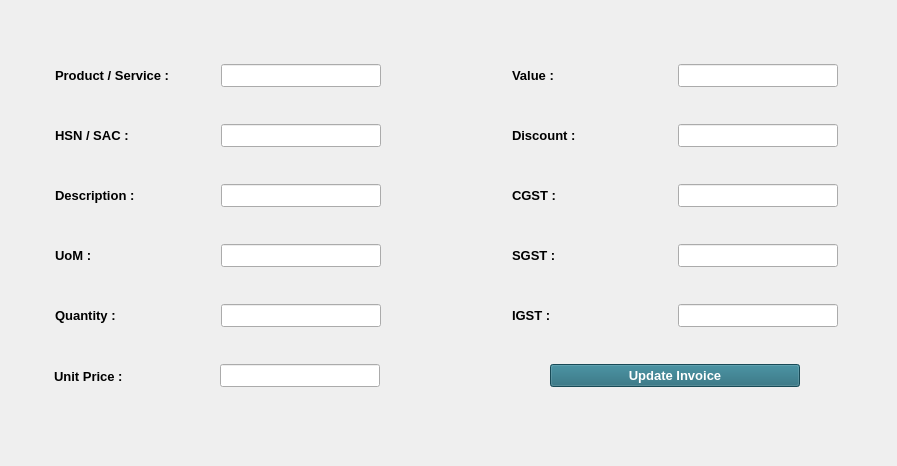
<?xml version="1.0" encoding="UTF-8"?>
<ui version="4.0">
 <class>MainWindow</class>
 <widget class="QMainWindow" name="MainWindow">
  <property name="geometry">
   <rect>
    <x>0</x>
    <y>0</y>
    <width>897</width>
    <height>466</height>
   </rect>
  </property>
  <property name="minimumSize">
   <size>
    <width>897</width>
    <height>466</height>
   </size>
  </property>
  <property name="maximumSize">
   <size>
    <width>897</width>
    <height>466</height>
   </size>
  </property>
  <property name="windowTitle">
   <string>Update Invoice</string>
  </property>
  <widget class="QWidget" name="centralwidget">
   <widget class="QWidget" name="">
    <property name="geometry">
     <rect>
      <x>50</x>
      <y>60</y>
      <width>794</width>
      <height>31</height>
     </rect>
    </property>
    <layout class="QHBoxLayout" name="horizontalLayout_12">
     <item>
      <layout class="QHBoxLayout" name="horizontalLayout">
       <item>
        <widget class="QLabel" name="product_service_lbl">
         <property name="minimumSize">
          <size>
           <width>160</width>
           <height>0</height>
          </size>
         </property>
         <property name="maximumSize">
          <size>
           <width>160</width>
           <height>16777215</height>
          </size>
         </property>
         <property name="font">
          <font>
           <pointsize>10</pointsize>
           <weight>75</weight>
           <bold>true</bold>
          </font>
         </property>
         <property name="text">
          <string>Product / Service :</string>
         </property>
        </widget>
       </item>
       <item>
        <widget class="QLineEdit" name="product_service_le">
         <property name="minimumSize">
          <size>
           <width>160</width>
           <height>0</height>
          </size>
         </property>
         <property name="maximumSize">
          <size>
           <width>160</width>
           <height>16777215</height>
          </size>
         </property>
         <property name="font">
          <font>
           <pointsize>10</pointsize>
          </font>
         </property>
        </widget>
       </item>
      </layout>
     </item>
     <item>
      <spacer name="horizontalSpacer">
       <property name="orientation">
        <enum>Qt::Horizontal</enum>
       </property>
       <property name="sizeType">
        <enum>QSizePolicy::Fixed</enum>
       </property>
       <property name="sizeHint" stdset="0">
        <size>
         <width>120</width>
         <height>20</height>
        </size>
       </property>
      </spacer>
     </item>
     <item>
      <layout class="QHBoxLayout" name="horizontalLayout_6">
       <item>
        <widget class="QLabel" name="value_lbl">
         <property name="minimumSize">
          <size>
           <width>160</width>
           <height>0</height>
          </size>
         </property>
         <property name="maximumSize">
          <size>
           <width>160</width>
           <height>16777215</height>
          </size>
         </property>
         <property name="font">
          <font>
           <pointsize>10</pointsize>
           <weight>75</weight>
           <bold>true</bold>
          </font>
         </property>
         <property name="text">
          <string>Value :</string>
         </property>
        </widget>
       </item>
       <item>
        <widget class="QLineEdit" name="value_le">
         <property name="minimumSize">
          <size>
           <width>160</width>
           <height>0</height>
          </size>
         </property>
         <property name="maximumSize">
          <size>
           <width>160</width>
           <height>16777215</height>
          </size>
         </property>
         <property name="font">
          <font>
           <pointsize>10</pointsize>
          </font>
         </property>
        </widget>
       </item>
      </layout>
     </item>
    </layout>
   </widget>
   <widget class="QWidget" name="">
    <property name="geometry">
     <rect>
      <x>50</x>
      <y>120</y>
      <width>794</width>
      <height>31</height>
     </rect>
    </property>
    <layout class="QHBoxLayout" name="horizontalLayout_13">
     <item>
      <layout class="QHBoxLayout" name="horizontalLayout_2">
       <item>
        <widget class="QLabel" name="hsn_sac_lbl">
         <property name="minimumSize">
          <size>
           <width>160</width>
           <height>0</height>
          </size>
         </property>
         <property name="maximumSize">
          <size>
           <width>160</width>
           <height>16777215</height>
          </size>
         </property>
         <property name="font">
          <font>
           <pointsize>10</pointsize>
           <weight>75</weight>
           <bold>true</bold>
          </font>
         </property>
         <property name="text">
          <string>HSN / SAC :</string>
         </property>
        </widget>
       </item>
       <item>
        <widget class="QLineEdit" name="hsn_sac_le">
         <property name="minimumSize">
          <size>
           <width>160</width>
           <height>0</height>
          </size>
         </property>
         <property name="maximumSize">
          <size>
           <width>160</width>
           <height>16777215</height>
          </size>
         </property>
         <property name="font">
          <font>
           <pointsize>10</pointsize>
          </font>
         </property>
        </widget>
       </item>
      </layout>
     </item>
     <item>
      <spacer name="horizontalSpacer_2">
       <property name="orientation">
        <enum>Qt::Horizontal</enum>
       </property>
       <property name="sizeType">
        <enum>QSizePolicy::Fixed</enum>
       </property>
       <property name="sizeHint" stdset="0">
        <size>
         <width>120</width>
         <height>20</height>
        </size>
       </property>
      </spacer>
     </item>
     <item>
      <layout class="QHBoxLayout" name="horizontalLayout_7">
       <item>
        <widget class="QLabel" name="discount_lbl">
         <property name="minimumSize">
          <size>
           <width>160</width>
           <height>0</height>
          </size>
         </property>
         <property name="maximumSize">
          <size>
           <width>160</width>
           <height>16777215</height>
          </size>
         </property>
         <property name="font">
          <font>
           <pointsize>10</pointsize>
           <weight>75</weight>
           <bold>true</bold>
          </font>
         </property>
         <property name="text">
          <string>Discount :</string>
         </property>
        </widget>
       </item>
       <item>
        <widget class="QLineEdit" name="discount_le">
         <property name="minimumSize">
          <size>
           <width>160</width>
           <height>0</height>
          </size>
         </property>
         <property name="maximumSize">
          <size>
           <width>160</width>
           <height>16777215</height>
          </size>
         </property>
         <property name="font">
          <font>
           <pointsize>10</pointsize>
          </font>
         </property>
        </widget>
       </item>
      </layout>
     </item>
    </layout>
   </widget>
   <widget class="QWidget" name="">
    <property name="geometry">
     <rect>
      <x>50</x>
      <y>360</y>
      <width>755</width>
      <height>32</height>
     </rect>
    </property>
    <layout class="QHBoxLayout" name="horizontalLayout_14">
     <item>
      <layout class="QHBoxLayout" name="horizontalLayout_10">
       <item>
        <widget class="QLabel" name="unit_price_lbl">
         <property name="minimumSize">
          <size>
           <width>160</width>
           <height>0</height>
          </size>
         </property>
         <property name="maximumSize">
          <size>
           <width>160</width>
           <height>16777215</height>
          </size>
         </property>
         <property name="font">
          <font>
           <pointsize>10</pointsize>
           <weight>75</weight>
           <bold>true</bold>
          </font>
         </property>
         <property name="text">
          <string>Unit Price :</string>
         </property>
        </widget>
       </item>
       <item>
        <widget class="QLineEdit" name="unit_price_le">
         <property name="minimumSize">
          <size>
           <width>160</width>
           <height>0</height>
          </size>
         </property>
         <property name="maximumSize">
          <size>
           <width>160</width>
           <height>16777215</height>
          </size>
         </property>
         <property name="font">
          <font>
           <pointsize>10</pointsize>
          </font>
         </property>
        </widget>
       </item>
       <item>
        <spacer name="horizontalSpacer_6">
         <property name="orientation">
          <enum>Qt::Horizontal</enum>
         </property>
         <property name="sizeType">
          <enum>QSizePolicy::Fixed</enum>
         </property>
         <property name="sizeHint" stdset="0">
          <size>
           <width>160</width>
           <height>20</height>
          </size>
         </property>
        </spacer>
       </item>
      </layout>
     </item>
     <item>
      <widget class="QPushButton" name="update_invoice_pb">
       <property name="minimumSize">
        <size>
         <width>250</width>
         <height>0</height>
        </size>
       </property>
       <property name="maximumSize">
        <size>
         <width>250</width>
         <height>16777215</height>
        </size>
       </property>
       <property name="font">
        <font>
         <pointsize>10</pointsize>
         <weight>75</weight>
         <bold>true</bold>
        </font>
       </property>
       <property name="styleSheet">
        <string notr="true">background-color: rgb(33, 103, 120);
color:white;</string>
       </property>
       <property name="text">
        <string>Update Invoice</string>
       </property>
       <property name="icon">
        <iconset resource="../add_new_comp.qrc">
         <normaloff>:/sample/Images/edit264.png</normaloff>:/sample/Images/edit264.png</iconset>
       </property>
      </widget>
     </item>
    </layout>
   </widget>
   <widget class="QWidget" name="">
    <property name="geometry">
     <rect>
      <x>50</x>
      <y>300</y>
      <width>794</width>
      <height>31</height>
     </rect>
    </property>
    <layout class="QHBoxLayout" name="horizontalLayout_15">
     <item>
      <layout class="QHBoxLayout" name="horizontalLayout_5">
       <item>
        <widget class="QLabel" name="quantity_lbl">
         <property name="minimumSize">
          <size>
           <width>160</width>
           <height>0</height>
          </size>
         </property>
         <property name="maximumSize">
          <size>
           <width>160</width>
           <height>16777215</height>
          </size>
         </property>
         <property name="font">
          <font>
           <pointsize>10</pointsize>
           <weight>75</weight>
           <bold>true</bold>
          </font>
         </property>
         <property name="text">
          <string>Quantity :</string>
         </property>
        </widget>
       </item>
       <item>
        <widget class="QLineEdit" name="quantity_le">
         <property name="minimumSize">
          <size>
           <width>160</width>
           <height>0</height>
          </size>
         </property>
         <property name="maximumSize">
          <size>
           <width>160</width>
           <height>16777215</height>
          </size>
         </property>
         <property name="font">
          <font>
           <pointsize>10</pointsize>
          </font>
         </property>
        </widget>
       </item>
       <item>
        <spacer name="horizontalSpacer_5">
         <property name="orientation">
          <enum>Qt::Horizontal</enum>
         </property>
         <property name="sizeType">
          <enum>QSizePolicy::Fixed</enum>
         </property>
         <property name="sizeHint" stdset="0">
          <size>
           <width>120</width>
           <height>20</height>
          </size>
         </property>
        </spacer>
       </item>
      </layout>
     </item>
     <item>
      <layout class="QHBoxLayout" name="horizontalLayout_11">
       <item>
        <widget class="QLabel" name="igst_lbl">
         <property name="minimumSize">
          <size>
           <width>160</width>
           <height>0</height>
          </size>
         </property>
         <property name="maximumSize">
          <size>
           <width>160</width>
           <height>16777215</height>
          </size>
         </property>
         <property name="font">
          <font>
           <pointsize>10</pointsize>
           <weight>75</weight>
           <bold>true</bold>
          </font>
         </property>
         <property name="text">
          <string>IGST :</string>
         </property>
        </widget>
       </item>
       <item>
        <widget class="QLineEdit" name="igst_le">
         <property name="minimumSize">
          <size>
           <width>160</width>
           <height>0</height>
          </size>
         </property>
         <property name="maximumSize">
          <size>
           <width>160</width>
           <height>16777215</height>
          </size>
         </property>
         <property name="font">
          <font>
           <pointsize>10</pointsize>
          </font>
         </property>
        </widget>
       </item>
      </layout>
     </item>
    </layout>
   </widget>
   <widget class="QWidget" name="">
    <property name="geometry">
     <rect>
      <x>50</x>
      <y>240</y>
      <width>794</width>
      <height>31</height>
     </rect>
    </property>
    <layout class="QHBoxLayout" name="horizontalLayout_16">
     <item>
      <layout class="QHBoxLayout" name="horizontalLayout_4">
       <item>
        <widget class="QLabel" name="uom_lbl">
         <property name="minimumSize">
          <size>
           <width>160</width>
           <height>0</height>
          </size>
         </property>
         <property name="maximumSize">
          <size>
           <width>160</width>
           <height>16777215</height>
          </size>
         </property>
         <property name="font">
          <font>
           <pointsize>10</pointsize>
           <weight>75</weight>
           <bold>true</bold>
          </font>
         </property>
         <property name="text">
          <string>UoM :</string>
         </property>
        </widget>
       </item>
       <item>
        <widget class="QLineEdit" name="uom_le">
         <property name="minimumSize">
          <size>
           <width>160</width>
           <height>0</height>
          </size>
         </property>
         <property name="maximumSize">
          <size>
           <width>160</width>
           <height>16777215</height>
          </size>
         </property>
         <property name="font">
          <font>
           <pointsize>10</pointsize>
          </font>
         </property>
        </widget>
       </item>
      </layout>
     </item>
     <item>
      <spacer name="horizontalSpacer_4">
       <property name="orientation">
        <enum>Qt::Horizontal</enum>
       </property>
       <property name="sizeType">
        <enum>QSizePolicy::Fixed</enum>
       </property>
       <property name="sizeHint" stdset="0">
        <size>
         <width>120</width>
         <height>20</height>
        </size>
       </property>
      </spacer>
     </item>
     <item>
      <layout class="QHBoxLayout" name="horizontalLayout_9">
       <item>
        <widget class="QLabel" name="sgst_lbl">
         <property name="minimumSize">
          <size>
           <width>160</width>
           <height>0</height>
          </size>
         </property>
         <property name="maximumSize">
          <size>
           <width>160</width>
           <height>16777215</height>
          </size>
         </property>
         <property name="font">
          <font>
           <pointsize>10</pointsize>
           <weight>75</weight>
           <bold>true</bold>
          </font>
         </property>
         <property name="text">
          <string>SGST :</string>
         </property>
        </widget>
       </item>
       <item>
        <widget class="QLineEdit" name="sgst_le">
         <property name="minimumSize">
          <size>
           <width>160</width>
           <height>0</height>
          </size>
         </property>
         <property name="maximumSize">
          <size>
           <width>160</width>
           <height>16777215</height>
          </size>
         </property>
         <property name="font">
          <font>
           <pointsize>10</pointsize>
          </font>
         </property>
        </widget>
       </item>
      </layout>
     </item>
    </layout>
   </widget>
   <widget class="QWidget" name="">
    <property name="geometry">
     <rect>
      <x>50</x>
      <y>180</y>
      <width>794</width>
      <height>31</height>
     </rect>
    </property>
    <layout class="QHBoxLayout" name="horizontalLayout_17">
     <item>
      <layout class="QHBoxLayout" name="horizontalLayout_3">
       <item>
        <widget class="QLabel" name="description_lbl">
         <property name="minimumSize">
          <size>
           <width>160</width>
           <height>0</height>
          </size>
         </property>
         <property name="maximumSize">
          <size>
           <width>160</width>
           <height>16777215</height>
          </size>
         </property>
         <property name="font">
          <font>
           <pointsize>10</pointsize>
           <weight>75</weight>
           <bold>true</bold>
          </font>
         </property>
         <property name="text">
          <string>Description :</string>
         </property>
        </widget>
       </item>
       <item>
        <widget class="QLineEdit" name="description_le">
         <property name="minimumSize">
          <size>
           <width>160</width>
           <height>0</height>
          </size>
         </property>
         <property name="maximumSize">
          <size>
           <width>160</width>
           <height>16777215</height>
          </size>
         </property>
         <property name="font">
          <font>
           <pointsize>10</pointsize>
          </font>
         </property>
        </widget>
       </item>
      </layout>
     </item>
     <item>
      <spacer name="horizontalSpacer_3">
       <property name="orientation">
        <enum>Qt::Horizontal</enum>
       </property>
       <property name="sizeType">
        <enum>QSizePolicy::Fixed</enum>
       </property>
       <property name="sizeHint" stdset="0">
        <size>
         <width>120</width>
         <height>20</height>
        </size>
       </property>
      </spacer>
     </item>
     <item>
      <layout class="QHBoxLayout" name="horizontalLayout_8">
       <item>
        <widget class="QLabel" name="cgst_lbl">
         <property name="minimumSize">
          <size>
           <width>160</width>
           <height>0</height>
          </size>
         </property>
         <property name="maximumSize">
          <size>
           <width>160</width>
           <height>16777215</height>
          </size>
         </property>
         <property name="font">
          <font>
           <pointsize>10</pointsize>
           <weight>75</weight>
           <bold>true</bold>
          </font>
         </property>
         <property name="text">
          <string>CGST :</string>
         </property>
        </widget>
       </item>
       <item>
        <widget class="QLineEdit" name="cgst_le">
         <property name="minimumSize">
          <size>
           <width>160</width>
           <height>0</height>
          </size>
         </property>
         <property name="maximumSize">
          <size>
           <width>160</width>
           <height>16777215</height>
          </size>
         </property>
         <property name="font">
          <font>
           <pointsize>10</pointsize>
          </font>
         </property>
        </widget>
       </item>
      </layout>
     </item>
    </layout>
   </widget>
  </widget>
  <widget class="QMenuBar" name="menubar">
   <property name="geometry">
    <rect>
     <x>0</x>
     <y>0</y>
     <width>897</width>
     <height>26</height>
    </rect>
   </property>
  </widget>
 </widget>
 <resources>
  <include location="../add_new_comp.qrc"/>
 </resources>
 <connections/>
</ui>
